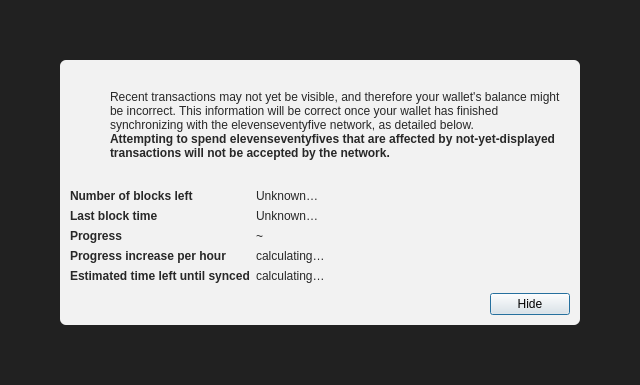
<?xml version="1.0" encoding="UTF-8"?>
<ui version="4.0">
 <class>ModalOverlay</class>
 <widget class="QWidget" name="ModalOverlay">
  <property name="geometry">
   <rect>
    <x>0</x>
    <y>0</y>
    <width>640</width>
    <height>385</height>
   </rect>
  </property>
  <property name="windowTitle">
   <string>Form</string>
  </property>
  <layout class="QVBoxLayout" name="verticalLayout" stretch="0">
   <property name="sizeConstraint">
    <enum>QLayout::SetDefaultConstraint</enum>
   </property>
   <property name="leftMargin">
    <number>0</number>
   </property>
   <property name="topMargin">
    <number>0</number>
   </property>
   <property name="rightMargin">
    <number>0</number>
   </property>
   <property name="bottomMargin">
    <number>0</number>
   </property>
   <item>
    <widget class="QWidget" name="bgWidget" native="true">
     <property name="styleSheet">
      <string notr="true">#bgWidget { background: rgba(0,0,0,220); }</string>
     </property>
     <layout class="QVBoxLayout" name="verticalLayoutMain" stretch="1">
      <property name="leftMargin">
       <number>60</number>
      </property>
      <property name="topMargin">
       <number>60</number>
      </property>
      <property name="rightMargin">
       <number>60</number>
      </property>
      <property name="bottomMargin">
       <number>60</number>
      </property>
      <item>
       <widget class="QWidget" name="contentWidget" native="true">
        <property name="styleSheet">
         <string notr="true">#contentWidget { background: rgba(255,255,255,240); border-radius: 6px; }

QLabel { color: rgb(40,40,40);  }</string>
        </property>
        <layout class="QVBoxLayout" name="verticalLayoutSub" stretch="1,0,0,0">
         <property name="spacing">
          <number>0</number>
         </property>
         <property name="leftMargin">
          <number>10</number>
         </property>
         <property name="topMargin">
          <number>10</number>
         </property>
         <property name="rightMargin">
          <number>10</number>
         </property>
         <property name="bottomMargin">
          <number>10</number>
         </property>
         <item>
          <layout class="QHBoxLayout" name="horizontalLayoutIconText" stretch="0,1">
           <property name="topMargin">
            <number>20</number>
           </property>
           <item>
            <layout class="QVBoxLayout" name="verticalLayoutIcon">
             <property name="leftMargin">
              <number>0</number>
             </property>
             <item>
              <widget class="QPushButton" name="warningIcon">
               <property name="enabled">
                <bool>false</bool>
               </property>
               <property name="text">
                <string/>
               </property>
               <property name="icon">
                <iconset>
                 <normaloff>:/icons/warning</normaloff>
                 <disabledoff>:/icons/warning</disabledoff>:/icons/warning</iconset>
               </property>
               <property name="iconSize">
                <size>
                 <width>48</width>
                 <height>48</height>
                </size>
               </property>
               <property name="flat">
                <bool>true</bool>
               </property>
              </widget>
             </item>
             <item>
              <spacer name="verticalSpacerWarningIcon">
               <property name="orientation">
                <enum>Qt::Vertical</enum>
               </property>
               <property name="sizeHint" stdset="0">
                <size>
                 <width>20</width>
                 <height>40</height>
                </size>
               </property>
              </spacer>
             </item>
            </layout>
           </item>
           <item>
            <layout class="QVBoxLayout" name="verticalLayoutInfoText">
             <property name="leftMargin">
              <number>0</number>
             </property>
             <property name="topMargin">
              <number>0</number>
             </property>
             <item>
              <widget class="QLabel" name="infoText">
               <property name="text">
                <string>Recent transactions may not yet be visible, and therefore your wallet's balance might be incorrect. This information will be correct once your wallet has finished synchronizing with the elevenseventyfive network, as detailed below.</string>
               </property>
               <property name="textFormat">
                <enum>Qt::RichText</enum>
               </property>
               <property name="wordWrap">
                <bool>true</bool>
               </property>
              </widget>
             </item>
             <item>
              <widget class="QLabel" name="infoTextStrong">
               <property name="font">
                <font>
                 <weight>75</weight>
                 <bold>true</bold>
                </font>
               </property>
               <property name="text">
                <string>Attempting to spend elevenseventyfives that are affected by not-yet-displayed transactions will not be accepted by the network.</string>
               </property>
               <property name="textFormat">
                <enum>Qt::RichText</enum>
               </property>
               <property name="wordWrap">
                <bool>true</bool>
               </property>
              </widget>
             </item>
             <item>
              <spacer name="verticalSpacerInTextSpace">
               <property name="orientation">
                <enum>Qt::Vertical</enum>
               </property>
               <property name="sizeHint" stdset="0">
                <size>
                 <width>20</width>
                 <height>40</height>
                </size>
               </property>
              </spacer>
             </item>
            </layout>
           </item>
          </layout>
         </item>
         <item>
          <spacer name="verticalSpacerAfterText">
           <property name="orientation">
            <enum>Qt::Vertical</enum>
           </property>
           <property name="sizeHint" stdset="0">
            <size>
             <width>20</width>
             <height>40</height>
            </size>
           </property>
          </spacer>
         </item>
         <item>
          <layout class="QFormLayout" name="formLayout">
           <property name="fieldGrowthPolicy">
            <enum>QFormLayout::FieldsStayAtSizeHint</enum>
           </property>
           <property name="horizontalSpacing">
            <number>6</number>
           </property>
           <property name="verticalSpacing">
            <number>6</number>
           </property>
           <property name="topMargin">
            <number>10</number>
           </property>
           <item row="0" column="0">
            <widget class="QLabel" name="labelNumberOfBlocksLeft">
             <property name="font">
              <font>
               <weight>75</weight>
               <bold>true</bold>
              </font>
             </property>
             <property name="text">
              <string>Number of blocks left</string>
             </property>
            </widget>
           </item>
           <item row="0" column="1">
            <widget class="QLabel" name="numberOfBlocksLeft">
             <property name="text">
              <string>Unknown…</string>
             </property>
            </widget>
           </item>
           <item row="1" column="0">
            <widget class="QLabel" name="labelLastBlockTime">
             <property name="font">
              <font>
               <weight>75</weight>
               <bold>true</bold>
              </font>
             </property>
             <property name="text">
              <string>Last block time</string>
             </property>
            </widget>
           </item>
           <item row="1" column="1">
            <widget class="QLabel" name="newestBlockDate">
             <property name="sizePolicy">
              <sizepolicy hsizetype="Maximum" vsizetype="Preferred">
               <horstretch>0</horstretch>
               <verstretch>0</verstretch>
              </sizepolicy>
             </property>
             <property name="text">
              <string>Unknown…</string>
             </property>
            </widget>
           </item>
           <item row="2" column="0">
            <widget class="QLabel" name="labelSyncDone">
             <property name="font">
              <font>
               <weight>75</weight>
               <bold>true</bold>
              </font>
             </property>
             <property name="text">
              <string>Progress</string>
             </property>
            </widget>
           </item>
           <item row="2" column="1">
            <layout class="QHBoxLayout" name="horizontalLayoutSync" stretch="0,1">
             <item>
              <widget class="QLabel" name="percentageProgress">
               <property name="text">
                <string notr="true">~</string>
               </property>
              </widget>
             </item>
            </layout>
           </item>
           <item row="4" column="0">
            <widget class="QLabel" name="labelProgressIncrease">
             <property name="font">
              <font>
               <weight>75</weight>
               <bold>true</bold>
              </font>
             </property>
             <property name="text">
              <string>Progress increase per hour</string>
             </property>
            </widget>
           </item>
           <item row="4" column="1">
            <widget class="QLabel" name="progressIncreasePerH">
             <property name="text">
              <string>calculating…</string>
             </property>
            </widget>
           </item>
           <item row="5" column="0">
            <widget class="QLabel" name="labelEstimatedTimeLeft">
             <property name="font">
              <font>
               <weight>75</weight>
               <bold>true</bold>
              </font>
             </property>
             <property name="text">
              <string>Estimated time left until synced</string>
             </property>
            </widget>
           </item>
           <item row="5" column="1">
            <widget class="QLabel" name="expectedTimeLeft">
             <property name="text">
              <string>calculating…</string>
             </property>
            </widget>
           </item>
          </layout>
         </item>
         <item>
          <layout class="QHBoxLayout" name="horizontalLayoutButtons">
           <property name="leftMargin">
            <number>10</number>
           </property>
           <property name="topMargin">
            <number>10</number>
           </property>
           <item>
            <spacer name="horizontalSpacer">
             <property name="orientation">
              <enum>Qt::Horizontal</enum>
             </property>
             <property name="sizeHint" stdset="0">
              <size>
               <width>40</width>
               <height>20</height>
              </size>
             </property>
            </spacer>
           </item>
           <item>
            <widget class="QPushButton" name="closeButton">
             <property name="text">
              <string>Hide</string>
             </property>
             <property name="shortcut">
              <string>Esc</string>
             </property>
             <property name="focusPolicy">
              <enum>Qt::StrongFocus</enum>
             </property>
             <property name="default">
              <bool>true</bool>
             </property>
            </widget>
           </item>
          </layout>
         </item>
        </layout>
       </widget>
      </item>
     </layout>
    </widget>
   </item>
  </layout>
 </widget>
 <resources/>
 <connections/>
</ui>
